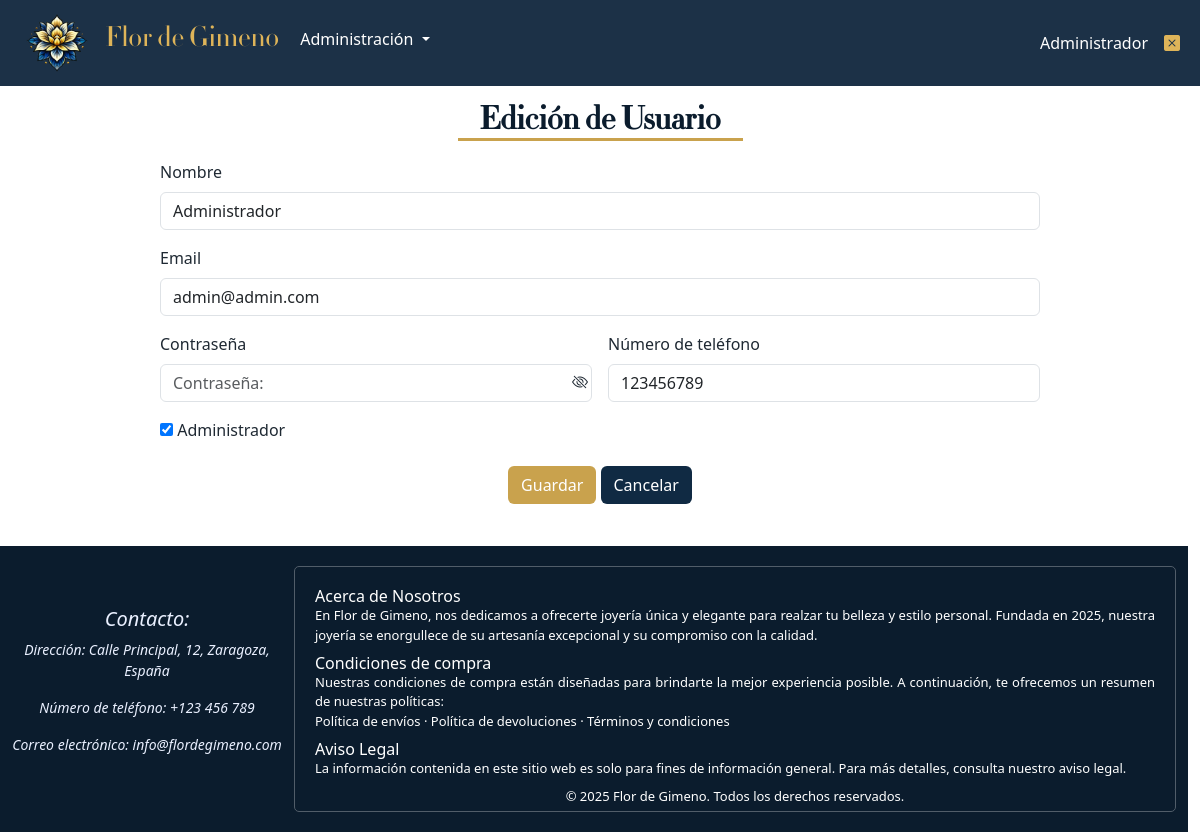
The app's page /formUsuarios.php?id=1&pag=1 (signed in) with its own data.
### tables this page shows
CREATE TABLE usuarios (
    idUsuario INT AUTO_INCREMENT PRIMARY KEY,
    nombre VARCHAR(150) NOT NULL,
    email VARCHAR(150) UNIQUE NOT NULL,
    pwd VARCHAR(255) NOT NULL,
    telefono INT NOT NULL,
    admin BIT(1) DEFAULT 0
);

### error.php (called while the page is built, shortened)
<?php
if (isset($_SESSION['usuario'])) {
    $usuario = $_SESSION['usuario'];
}
else {
    header('Location: login.php');
    die();
}

### modelos/usuario.php (called while the page is built, shortened)
<?php
class Usuario {
    public static function cargar($id){
        $bd = abrirBD();
        $st = $bd->prepare("SELECT * FROM usuarios Where idUsuario=?");
        $st->bind_param('i', $id);
        $ok = $st->execute();
        $res = $st->get_result();
        $usuario = $res->fetch_object('Usuario');
        return $usuario;
    }
}

### lib/funciones.php (called while the page is built, shortened)
<?php
function e($s){
    return htmlspecialchars($s, ENT_QUOTES);
}

### formUsuarios.php (the view, shortened to what this page needs)
<?php
require_once __DIR__.'/modelos/usuario.php';
require_once __DIR__.'/lib/funciones.php';
if (isset($_SESSION['usuario'])) {
    $usuario = $_SESSION['usuario'];
}
else {
    header('Location: login.php');
    die();
}
$menu = "administracion";
if($usuario->admin == 1) {
    $esAdmin = true;
}
else {
    $esAdmin = false;
}
if (isset($_SESSION['errores'])) {
    $errores = $_SESSION['errores'];
    $u = $_SESSION['datos'];
    $id = $u->idUsuario;
    unset($_SESSION['errores']);
    unset($_SESSION['datos']);
}
else if (isset($_GET['id'])) {
    $errores = [];
    $id = $_GET['id'];
    $u = Usuario::cargar($id);
    $pag = $_GET['pag'];
}
else {
    $errores = [];
    $id = 0;
    $u = new Usuario();
}
if ($id == 0) {
    $tituloPagina = "Flor de Gimeno | Nuevo Usuario";
    $titulo = "Nuevo Usuario";
}
else {
    $titulo = "Edición de Usuario";
}
include __DIR__.'/error.php';
include __DIR__.'/include/cabecera.php';
include __DIR__.'/include/menu.php';
?>
<div class="row" style="justify-content: center;">
    <h3 id="tituloFormularios"><?=$titulo?></h3>
    <form action="guardarUsuario.php?id=<?= e($u->idUsuario)?><?php if (isset($_GET['id'])):?>&pag=<?=$pag?><?php endif;?>"
        method="POST" class="row g-3" style="margin-top: -5px; margin-bottom: 20px; width: 80%;">
        <div class="col-md-12">
            <label class="form-label" for="nombre">
                Nombre
            </label>
            <input type="text" id="nombre" name="nombre" class="form-control
                <?php if (isset($errores['nombre'])): echo 'is-invalid'; endif;?>"
                placeholder="Nombre:" value="<?= e($u->nombre)?>"/>
        </div>
        <div class="col-md-12">
            <label class="form-label" for="email">
                Email
            </label>
            <input type="email" id="email" name="email" class="form-control
                <?php if (isset($errores['email'])): echo 'is-invalid'; endif;?>"
                placeholder="Email:" value="<?= e($u->email)?>"/>
        </div>
        <div class="col-md-6 position-relative">
            <label class="form-label" for="pwd">
                Contraseña
            </label>
            <input type="password" id="pwd" name="pwd" class="form-control input-pwd
                <?php if (isset($errores['pwd'])): echo 'is-invalid'; endif;?>"
                placeholder="Contraseña:"/>
            <i class="bi bi-eye-slash mostrar-pwd" id="togglePwd"></i>
        </div>
        <div class="col-md-6">
            <label class="form-label" for="telefono">
                Número de teléfono
            </label>
            <input type="tel" id="telefono" name="telefono" class="form-control
                <?php if (isset($errores['telefono'])): echo 'is-invalid'; endif;?>"
                placeholder="123456789..." value="<?= e($u->telefono)?>"/>
        </div>
        <div class="col-md-12">
            <input type="checkbox" id="admin" name="admin"
            <?php if(e($u->admin)) : ?>
                checked
            <?php endif;?>/>
            <label class="form-label" for="admin">
                Administrador
            </label>
        </div>
        <div class="col-12 text-center">
            <button type="submit" class="btn btn-ok" id="btnGuardarUsuario">
                Guardar
            </button>
            <a href="listadoUsuarios.php<?php if(isset($_GET['id'])):?>?pag=<?=$pag?><?php endif;?>" class="btn btn-cancelar">
                Cancelar
            </a>
        </div>
    </form>
</div>
<?php include __DIR__.'/include/scripts.php';?>
<?php include __DIR__.'/include/pie.php';?>

### include/menu.php (shortened to what this page needs)
<nav class="navbar navbar-expand-md fixed-top" style="background-color: #1c3147;">
    <div class="container-fluid">
        <a class="navbar-brand" href="index.php" id="logo">
            <img src="fotos/logo.png" style="height: 90px; width:90px;"/>
        </a>
        <div class="collapse navbar-collapse" id="menu">
            <ul class="navbar-nav">
                <li class="nav-item">
                    <a class="nav-link <?php if ($menu == 'inicio') echo 'active';?>" href="index.php" id="menuInicio" style="color: #DEB459; font-family: Flor;">
                        <h3>Flor de Gimeno</h3>
                    </a>
                </li>
                <?php if ($esAdmin==true): ?>
                    <li class="nav-item dropdown">
                        <a href="#" class="nav-link dropdown-toggle <?php if ($menu == 'administracion') echo 'active';?>" data-bs-toggle="dropdown" style="color: #FFFFFF;">
                            Administración
                        </a>
                    </li>
                <?php endif; ?>
            </ul>
            <ul class="navbar-nav ms-auto">
                <li class="navbar-item">
                    <a class="nav-link <?php if ($menu == 'usuario') echo 'active';?>" href="formMiCuenta.php" style="color: #FFFFFF;" title="Mi Cuenta">
                        <?= $usuario->nombre ?>
                    </a>
                </li>
                <li class="nav-item">
                    <a class="nav-link" href="logout.php">
                        <i class="bi bi-x-square-fill" style="color: #DEB459;" title="Cerrar sesión"></i>
                    </a>
                </li>
            </ul>
        </div>
    </div>
</nav>

### css/estilos.css (style rules this page uses)
body { padding-top: 90px; background-color: #FFFFFF; color: #1F2933; }
#logo { margin-top: -15px; margin-bottom: -15px; margin-right: -10px; }
#menuInicio { margin: -5px; margin-left: 5px; margin-right: 5px; }
#tituloFormularios { margin-top: 10px; width: 25%; text-align: center; font-size: xx-large; font-family: 'Flor'; font-weight: bold; border-bottom: 3px solid #C9A24D; color: #0B1C2D; }
.btn-ok { background-color: #C9A24D; color: white; }
.btn-cancelar { background-color: #102A43; color: white; }
.input-pwd { padding-right: 40px; }
.mostrar-pwd { position: absolute; top: 38px; right: 12px; cursor: pointer; }

### records on screen
usuarios: nombre "Administrador", email "admin@admin.com", telefono "123456789", admin "☑"

### other values on screen
$titulo "Edición de Usuario"
